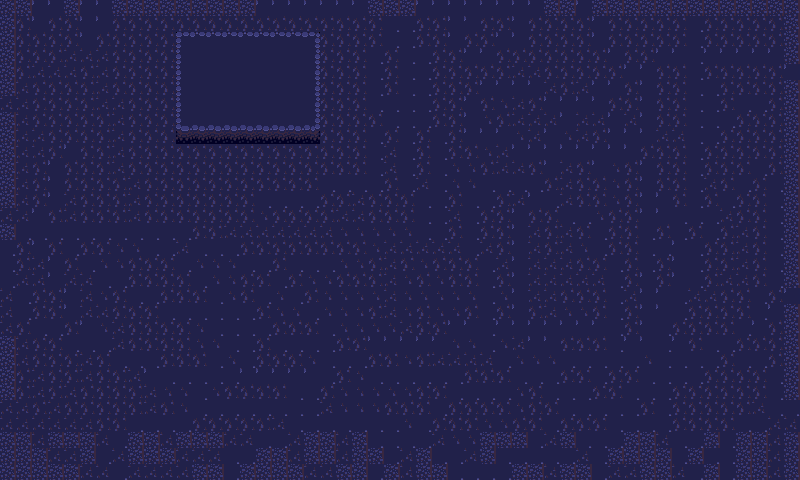

Tiled map render using the project's own tile images. Description and the whole map definition, tile-layer contents included, below:
An orthogonal 50x30 tile map with 16x16 px tiles, 1 tile layer (bg) and 3 objects (SecondName, ThirdOne, FirstName).

<map version="1.10" tiledversion="1.10.2" orientation="orthogonal" renderorder="right-up" width="50" height="30" tilewidth="16" tileheight="16" infinite="0" nextlayerid="4" nextobjectid="16">
 <properties>
  <property name="Visibility" value="Visible" />
 </properties>
 <tileset firstgid="1" name="ground" tilewidth="16" tileheight="16" tilecount="1020" columns="20">
  <image source="textures/colony-grounds-ready.png" width="320" height="816" />
 </tileset>
 <layer id="1" name="bg" width="50" height="30">
  <properties>
    <property name="remove:Parent" value="" />
  </properties>
  <data encoding="csv">
712,712,709,709,712,709,709,712,712,712,712,712,712,712,712,712,709,709,709,709,709,709,709,712,712,712,709,709,709,709,709,709,709,709,712,712,709,712,712,712,712,712,712,712,712,712,712,712,712,712,
712,728,709,728,728,709,709,728,728,728,728,728,728,728,728,728,728,728,728,728,728,728,728,728,688,688,728,728,709,709,728,728,709,728,728,728,728,709,728,728,728,728,728,688,728,728,728,728,728,712,
712,728,728,728,728,709,728,728,728,728,728,681,682,682,682,682,682,682,682,683,728,728,728,728,688,688,728,728,709,728,728,709,709,728,728,728,728,709,728,728,728,728,728,688,728,728,728,728,728,712,
712,728,728,728,729,729,729,728,728,728,728,701,702,702,702,702,702,702,702,703,728,728,728,688,728,688,688,728,728,709,709,728,728,728,728,728,728,728,709,728,728,709,709,688,709,709,709,709,709,712,
712,728,729,729,729,728,729,728,728,728,728,701,702,702,702,702,702,702,702,703,728,728,728,688,728,688,688,728,728,728,728,728,729,729,728,728,728,728,728,709,709,728,728,688,728,728,728,728,728,709,
712,729,728,728,728,728,729,728,728,728,728,701,702,702,702,702,702,702,702,703,728,728,728,688,728,688,688,728,728,728,709,709,709,709,729,728,729,709,709,728,709,728,728,688,688,728,728,728,728,712,
729,729,728,728,728,728,729,729,728,728,728,701,702,702,702,702,702,702,702,703,728,728,728,688,688,688,688,728,728,709,728,749,729,728,709,709,709,709,728,728,709,728,728,688,688,728,688,688,728,712,
712,729,728,728,728,728,728,729,728,728,728,721,722,722,722,722,722,722,722,723,728,728,728,728,688,688,688,728,728,709,749,728,729,729,729,709,729,729,709,729,709,728,728,688,688,688,728,728,728,712,
712,729,729,728,728,728,728,729,728,728,728,741,742,742,742,742,742,742,742,743,728,728,728,688,728,688,728,688,728,709,709,709,749,729,709,749,729,728,709,709,709,729,729,688,688,728,728,728,728,712,
712,729,729,728,709,728,728,729,728,728,728,728,728,728,728,728,728,728,728,728,728,728,728,688,729,688,728,688,728,728,749,729,709,709,709,709,709,709,709,709,728,728,728,688,728,728,728,728,728,712,
712,729,728,709,728,728,728,729,728,728,728,728,728,728,728,728,728,728,728,728,728,728,728,688,729,688,728,688,749,749,728,729,729,728,709,729,728,709,749,728,709,728,728,688,728,728,728,688,728,712,
712,729,728,709,728,728,728,728,729,728,728,728,728,728,728,728,728,728,728,728,688,688,688,688,728,688,729,688,749,749,688,688,688,688,728,729,728,728,749,728,709,728,728,688,729,728,688,728,688,712,
712,729,728,709,729,728,728,728,729,728,728,728,728,728,728,728,688,688,688,688,728,728,729,728,728,728,688,688,728,688,688,728,729,709,688,729,728,728,749,728,709,709,728,688,728,688,728,728,688,712,
729,729,709,728,729,728,728,728,729,728,728,728,728,728,728,728,749,728,728,728,728,729,729,728,728,728,688,688,729,688,728,728,709,728,728,688,688,749,728,728,709,709,688,688,688,729,728,728,688,712,
712,688,688,688,688,688,688,688,688,688,688,688,728,728,729,729,729,729,729,729,729,749,749,749,749,749,688,688,728,688,728,728,709,729,728,729,728,688,728,728,688,728,688,728,688,728,729,728,688,712,
688,728,709,728,688,728,728,749,749,688,688,729,688,688,688,728,728,728,728,728,728,728,728,749,729,729,729,729,729,688,729,728,709,729,728,729,749,688,728,728,688,688,709,688,728,728,729,728,688,712,
688,728,729,709,728,688,749,749,728,728,728,688,749,749,749,688,688,728,688,688,688,749,749,728,729,728,749,728,728,728,688,729,709,729,729,729,728,728,688,728,688,728,709,688,728,728,729,728,688,712,
688,729,729,709,729,729,688,688,728,728,728,728,688,749,749,728,728,688,728,749,749,728,728,728,729,749,728,749,728,728,688,728,709,729,729,729,729,729,688,728,709,728,709,688,728,729,729,728,688,712,
729,688,728,728,709,729,749,728,688,688,728,728,728,688,749,728,688,749,688,728,749,749,749,749,729,749,749,749,749,749,688,749,709,729,729,728,728,728,688,729,709,709,688,729,729,728,728,688,728,709,
729,688,728,728,709,729,729,728,728,728,688,688,688,688,688,688,728,749,749,688,749,749,749,728,729,749,728,749,749,728,688,728,709,728,729,749,749,728,688,728,709,709,688,728,728,728,728,688,709,712,
729,728,688,688,728,709,749,729,728,728,728,728,749,688,688,688,688,728,728,728,688,749,749,749,749,729,728,728,709,709,688,709,709,709,709,709,709,709,688,728,709,688,728,728,728,728,688,709,728,712,
712,729,728,728,688,688,688,729,728,728,728,728,749,749,688,688,728,688,688,688,688,728,728,709,709,709,709,709,749,749,688,749,729,709,709,728,728,728,688,709,709,688,709,728,688,688,728,728,728,712,
712,729,728,728,728,729,728,688,688,688,728,728,728,688,749,688,728,728,728,749,688,688,688,728,728,749,728,729,729,729,729,688,749,749,749,688,688,688,688,688,749,688,688,688,688,728,688,688,728,712,
712,728,729,728,728,729,728,728,729,709,688,688,688,688,688,709,709,709,709,709,688,728,749,688,688,688,688,688,688,728,728,728,688,688,688,728,728,688,728,728,688,688,688,688,728,728,728,728,688,712,
712,728,729,728,729,728,728,728,728,729,749,749,688,749,728,728,728,728,688,688,728,749,749,749,749,749,728,728,688,688,688,688,749,728,688,688,688,728,728,688,688,688,728,728,728,728,728,728,688,712,
729,729,728,729,728,728,728,728,728,729,728,749,688,688,688,688,688,688,688,688,729,749,749,749,728,728,728,688,728,728,728,728,749,728,728,688,688,688,688,688,728,688,728,728,728,728,728,729,688,688,
729,729,729,729,729,729,728,728,688,688,688,688,728,728,728,728,728,729,688,688,688,688,688,688,688,749,688,728,728,728,749,749,728,728,688,728,728,728,688,688,688,688,728,728,728,728,688,688,729,729,
712,712,729,712,712,712,729,688,712,712,729,712,712,712,729,729,688,688,729,712,712,729,712,688,688,688,688,729,749,749,712,712,712,688,729,712,688,688,688,712,712,729,688,688,712,688,712,712,729,712,
712,712,712,729,729,712,688,729,712,712,712,729,729,729,688,688,712,712,729,712,712,729,712,712,688,729,712,688,688,729,712,688,688,688,688,688,729,688,712,712,712,712,688,712,688,688,712,712,729,712,
712,712,712,712,712,729,729,688,729,729,729,729,712,712,688,712,712,712,712,729,729,712,712,688,712,729,712,712,688,688,688,688,712,712,729,712,712,688,729,729,712,712,729,688,712,688,712,712,729,712
</data>
 </layer>
 <objectgroup id="3" name="objects">
  <properties>
   <property name="ExampleBoolComponent" type="bool" value="true" />
  </properties>
  <object id="13" name="SecondName" x="1.06581e-14" y="0">
   <properties>
    <property name="ExampleComponentWithInt" type="int" value="21" />
   </properties>
   <point />
  </object>
  <object id="14" name="ThirdOne" x="800" y="0">
   <properties>
    <property name="ExampleComponent" value="" />
   </properties>
   <point />
  </object>
  <object id="15" name="FirstName" x="400" y="472">
   <properties>
    <property name="ComplexType" value="(name:&quot;ExampleName&quot;,strength:13,dexterity:37.0)" />
    <property name="CustomComponent" value="" />
    <property name="ExampleBoolComponent" type="bool" value="true" />
    <property name="ExampleComponentWithInt" type="int" value="51" />
   </properties>
   <point />
  </object>
 </objectgroup>
</map>
